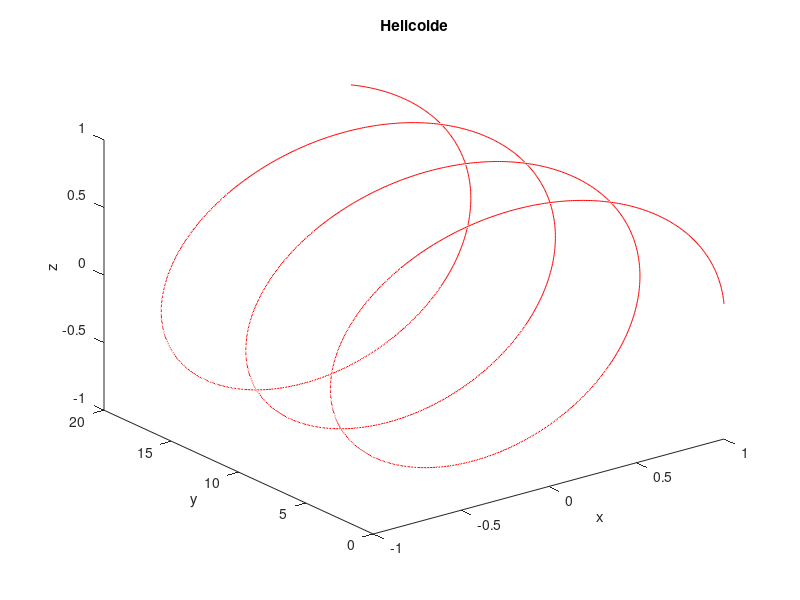

Here is the MATLAB script that generated this plot: (Note: this script raises an error after producing the figure.)
clear all;
close all;
clf;

t=[0:.01:20];
plot3(cos(t),t,cos(t-pi/2),'r');
title('Helicoide');
xlabel('x'), ylabel('y'), zlabel('z');
equal axis
grid on
